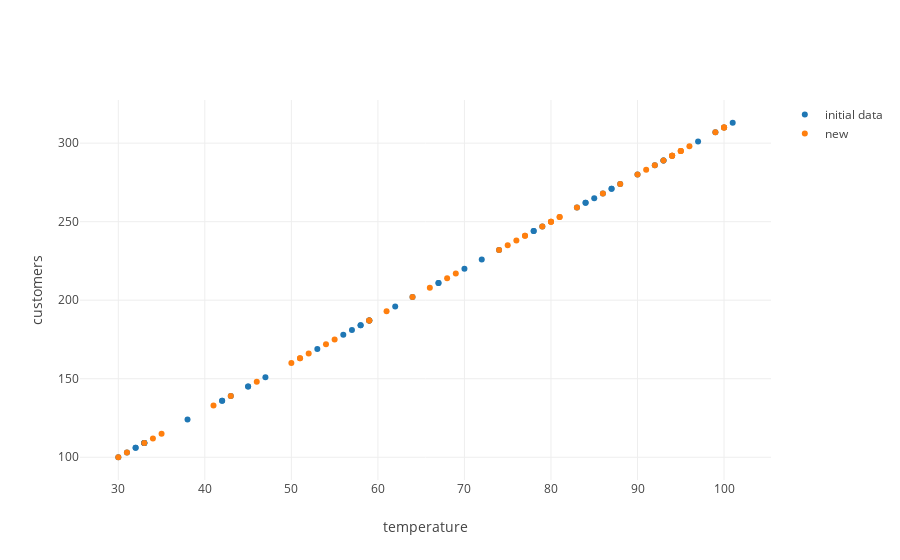

This figure's notebook cell:
### Code cell
from graph import trace_values, plot
new_data_trace = trace_values(new_random_temperatures, new_perfect_customers, name = 'new')
plot([data_trace, new_data_trace], layout = layout)

### Figure 1 — Plotly figure (JSON) as saved in the notebook; plotly's stock layout.template omitted (floating-point values rounded to 4 significant figures)
{"data": [{"mode": "markers", "name": "initial data", "text": [], "type": "scatter", "uid": "3e40ad58-17cd-45be-9c8f-9327970de826", "x": [47, 38, 62, 45, 93, 87, 90, 78, 56, 42, 92, 33, 79, 85, 30, 87, 64, 59, 43, 70, 33, 32, 33, 99, 31, 78, 57, 84, 33, 97, 58, 86, 93, 100, 59, 74, 59, 58, 88, 67, 32, 83, 101, 42, 53, 67, 45, 72, 94, 84], "y": [151, 124, 196, 145, 289, 271, 280, 244, 178, 136, 286, 109, 247, 265, 100, 271, 202, 187, 139, 220, 109, 106, 109, 307, 103, 244, 181, 262, 109, 301, 184, 268, 289, 310, 187, 232, 187, 184, 274, 211, 106, 259, 313, 136, 169, 211, 145, 226, 292, 262]}, {"mode": "markers", "name": "new", "text": [], "type": "scatter", "uid": "00a30973-f500-49fb-916f-7c20b8c68c7b", "x": [94, 54, 68, 66, 93, 94, 80, 34, 91, 61, 81, 83, 52, 76, 100, 77, 41, 86, 95, 43, 50, 96, 80, 77, 92, 33, 90, 35, 69, 80, 51, 51, 94, 59, 31, 55, 99, 100, 59, 81, 95, 74, 75, 88, 64, 100, 30, 79, 95, 46], "y": [292, 172, 214, 208, 289, 292, 250, 112, 283, 193, 253, 259, 166, 238, 310, 241, 133, 268, 295, 139, 160, 298, 250, 241, 286, 109, 280, 115, 217, 250, 163, 163, 292, 187, 103, 175, 307, 310, 187, 253, 295, 232, 235, 274, 202, 310, 100, 247, 295, 148]}], "layout": {"autosize": true, "xaxis": {"autorange": true, "range": [25.62, 105.4], "title": {"text": "temperature"}, "type": "linear"}, "yaxis": {"autorange": true, "range": [84.4, 328.6], "title": {"text": "customers"}, "type": "linear"}}}
